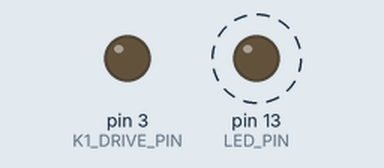
This sketch was run on a simulated Arduino Nano, built with avr-gcc and run on an emulated ATmega328P. On the bench: output pins drawn as LEDs (lit = HIGH). Dashed ring = blinking. What the sketch prints to the serial monitor is not drawn.

Above: at 0.3 s.
Timing chart, 0 to 3.1 s (numbered marks = the images above):
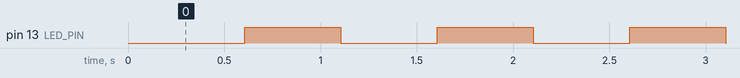

The sketch:

nano_bringup.ino
```cpp
/*
 * HelmKit Mk0 — sprint 0.3 firmware bring-up (HARDENING PASS)
 * Target: Arduino Nano v3 (ATmega328P, 16 MHz)
 * Role:   B-PWR safety MCU (per docs/sprint_0.2_circuit_spec.md §3.3.2)
 *
 * This file implements the FOUR-BELT safety model declared in
 * firmware/SAFETY.md. Even at bring-up, the kill relay K1 must
 * stay de-energized through any single fault:
 *
 *   Belt 1 — explicit:    K1_DRIVE (D3) initialized OUTPUT LOW
 *                         before setup() returns. Bring-up never
 *                         raises it. See §6.5.5.
 *   Belt 2 — implicit:    All other §3.3.2 platform pins set to
 *                         INPUT_PULLUP so stray bridges read HIGH
 *                         instead of glitching outputs.
 *   Belt 3 — temporal:    Watchdog timer enabled at 2 s. Any hang
 *                         >2 s resets to belt 1's safe state.
 *   Belt 4 — observable:  MCUSR is read and reported at every
 *                         boot. We know whether the last reset
 *                         was WDT / BOD / external / power-on.
 *
 * Banned in this file (and across firmware/):
 *   - String class       (heap fragmentation)
 *   - malloc/free        (heap on a safety MCU is forbidden)
 *   - float in ISR       (slow, non-deterministic)
 *   - delay() in loop    (blocks WDT pet path; allowed only in setup)
 *
 * Acceptance for sprint 0.3 (phase 2 — hardening):
 *   - Compiles clean with `arduino-cli compile`
 *   - WDT enabled at boot (verify by inserting a 3 s busy-loop;
 *     chip should reset and report WDRF in the MCUSR snapshot)
 *   - K1_DRIVE (D3) measured LOW from setup() onward
 *   - Structured heartbeat frame on Serial @ 115200 (see PROTOCOL.md)
 *   - tools/heartbeat_smoketest.py exits 0 against live serial
 */

#include <Arduino.h>
#include <avr/wdt.h>

// ---- build identity ----------------------------------------------------
// BUILD_ID is injected at compile time via -DBUILD_ID="<hash>" from the
// build script. If absent (e.g. raw arduino-cli compile without the
// wrapper), fall back to "dev" so the firmware still names itself.
#ifndef BUILD_ID
#define BUILD_ID "dev"
#endif
#define FW_PROTO_VERSION "HKMK0"

// ---- pin map (mirrors docs/sprint_0.2_circuit_spec.md §3.3.2) ----------
// Bring-up firmware uses NONE of these pins functionally. They are
// declared here so setup() can drive them to their fail-safe state
// (belt 1 + belt 2). When sprint 0.3a wires K1_DRIVE_PIN HIGH inside
// the safety state machine, that line MUST cite §6.5.5 in a comment.
static const uint8_t LED_PIN        = LED_BUILTIN;  // D13, on-board LED
static const uint8_t K1_DRIVE_PIN   = 3;            // D3, K1 relay coil (§6.5.5)
static const uint8_t SAFETY_N_PIN   = 2;            // D2, SAFETY_n bus (§3.3.2)
static const uint8_t BUZZER_PIN     = 4;            // D4, audible alarm (§7 row 5)
static const uint8_t LED_RED_PIN    = 5;            // D5, HV/coil-armed (§5.6)
static const uint8_t LED_AMBER_PIN  = 6;            // D6, watchdog-OK (§5.6)
static const uint8_t LED_GREEN_PIN  = 7;            // D7, session-active (§5.6)
static const uint8_t FAN_DRIVE_PIN  = 8;            // D8, Mk0.5 fan (§5.9.3)
// A4 = SDA, A5 = SCL — Wire owns them when initialized. Not init'd here.

// ---- heartbeat protocol (see firmware/PROTOCOL.md) ---------------------
// Frame:  HKMK0|<ms>|<tick>|<mcusr_hex>|<freeram>|<buildid>|<crc8>\n
//
// All fields ASCII, '|' separated, terminated by '\n'. CRC-8 is computed
// over the body (everything before the final '|<crc8>') with the
// Dallas/Maxim polynomial 0x31, init 0x00, no reflection. Two-hex-char
// uppercase output. Sprint 0.5 Pi 4 host validates the frame.
static const unsigned long HEARTBEAT_PERIOD_MS  = 1000;
static const unsigned long BLINK_HALF_PERIOD_MS = 500;   // 1 Hz blink
static const uint8_t       WDT_TIMEOUT_CODE     = WDTO_2S;

// ---- module state ------------------------------------------------------
static uint8_t        g_mcusr_snapshot = 0;
static unsigned long  g_last_blink_ms  = 0;
static unsigned long  g_last_beat_ms   = 0;
static unsigned long  g_tick           = 0;
static bool           g_led_state      = false;

// ---- helpers -----------------------------------------------------------

// Free-RAM estimate on AVR: gap between heap top and current stack
// pointer. Returns a conservative byte count. Safe to call from main
// context; not safe from ISR.
static int freeRamBytes() {
  extern int __heap_start;
  extern int *__brkval;
  int v;
  return (int)&v - (__brkval == 0 ? (int)&__heap_start : (int)__brkval);
}

// Dallas/Maxim CRC-8, polynomial 0x31, init 0x00. Suitable for short
// ASCII frames. Constant-time per byte, no table (saves ~256 B flash).
static uint8_t crc8(const char *data, size_t len) {
  uint8_t crc = 0x00;
  for (size_t i = 0; i < len; i++) {
    crc ^= (uint8_t)data[i];
    for (uint8_t b = 0; b < 8; b++) {
      if (crc & 0x80) crc = (uint8_t)((crc << 1) ^ 0x31);
      else            crc = (uint8_t)(crc << 1);
    }
  }
  return crc;
}

// Drive every §3.3.2 platform pin to its documented fail-safe state.
// This is belt 1 (K1 explicit) + belt 2 (everything else high-Z'd via
// INPUT_PULLUP). Called from setup() AND safe to call again from any
// future FAULT handler.
static void enforceFailSafePins() {
  // Belt 1 — K1 relay coil driver: OUTPUT LOW. Kill switch de-energized.
  // §6.5.5: K1 is FAIL-OPEN; LOW on the driver = coil de-energized =
  // 12V_RAIL contacts open = downstream loads disconnected.
  pinMode(K1_DRIVE_PIN, OUTPUT);
  digitalWrite(K1_DRIVE_PIN, LOW);

  // Belt 2 — every other platform-bus pin set INPUT_PULLUP. A stray
  // solder bridge or probe touch reads HIGH, never glitches an output.
  pinMode(SAFETY_N_PIN,   INPUT_PULLUP);  // bus signal, read-only here
  pinMode(BUZZER_PIN,     INPUT_PULLUP);  // §7 — not driven at bring-up
  pinMode(LED_RED_PIN,    INPUT_PULLUP);  // §5.6 — sprint 0.3a wires these
  pinMode(LED_AMBER_PIN,  INPUT_PULLUP);
  pinMode(LED_GREEN_PIN,  INPUT_PULLUP);
  pinMode(FAN_DRIVE_PIN,  INPUT_PULLUP);  // §5.9.3 — Mk0.5 deferral

  // The on-board LED is the ONLY pin this sketch drives functionally.
  pinMode(LED_PIN, OUTPUT);
  digitalWrite(LED_PIN, LOW);
}

// Emit one heartbeat frame. Single call site so the format is enforced
// in one place. Sized buffer; snprintf-truncation-safe.
static void emitHeartbeat() {
  char body[80];
  int n = snprintf(body, sizeof(body),
                   FW_PROTO_VERSION "|%lu|%lu|%02X|%d|%s",
                   (unsigned long)millis(),
                   (unsigned long)g_tick,
                   (unsigned)g_mcusr_snapshot,
                   freeRamBytes(),
                   BUILD_ID);
  if (n <= 0 || n >= (int)sizeof(body)) {
    // Truncation or error — emit a minimal frame so the host parser
    // still sees something (and flags it as malformed via CRC).
    Serial.println(F("HKMK0|err|truncated|||00"));
    return;
  }
  uint8_t c = crc8(body, (size_t)n);
  Serial.print(body);
  Serial.print('|');
  if (c < 0x10) Serial.print('0');
  Serial.println(c, HEX);
}

// ---- watchdog --------------------------------------------------------

// Capture MCUSR as early as possible (gcc .init3 hook, before main()).
// The Optiboot bootloader on a stock Nano clears the WDT enable bit
// before jumping to the application but leaves MCUSR flags intact for
// one read. We snapshot then clear so the next reset reports cleanly.
//
// Belt 4 — observability. Without this, a hung-then-WDT-reset chip
// looks identical to a power-on chip. With this, we know.
void earlyInit() __attribute__((naked, used, section(".init3")));
void earlyInit() {
  g_mcusr_snapshot = MCUSR;
  MCUSR = 0;
  wdt_disable();
}

static inline void wdtPet() { wdt_reset(); }

static void wdtArm() {
  wdt_enable(WDT_TIMEOUT_CODE);
  wdt_reset();
}

// ---- setup / loop ----------------------------------------------------

void setup() {
  // First: pins to fail-safe. Before serial, before WDT, before anything
  // else that could fault. Belt 1 + Belt 2.
  enforceFailSafePins();

  // Then: arm the watchdog. From here on, hanging code resets us. Belt 3.
  wdtArm();

  // Serial last (its buffer setup takes a few ms).
  Serial.begin(115200);
  // delay() allowed in setup per the banned-API list (forbidden only in
  // loop). 100 ms gives the host USB-CDC stack time to enumerate so
  // the first frame isn't lost.
  delay(100);
  wdtPet();

  // Boot banner — human-readable comment lines, NOT heartbeat frames.
  // Host parser ignores any line that doesn't start with FW_PROTO_VERSION '|'.
  Serial.println();
  Serial.print(F("# helmkit-mk0 nano boot build="));
  Serial.print(F(BUILD_ID));
  Serial.print(F(" mcusr=0x"));
  if (g_mcusr_snapshot < 0x10) Serial.print('0');
  Serial.print(g_mcusr_snapshot, HEX);
  Serial.print(F(" ("));
  if (g_mcusr_snapshot & _BV(WDRF))  Serial.print(F("WDT "));
  if (g_mcusr_snapshot & _BV(BORF))  Serial.print(F("BOD "));
  if (g_mcusr_snapshot & _BV(EXTRF)) Serial.print(F("EXT "));
  if (g_mcusr_snapshot & _BV(PORF))  Serial.print(F("POR "));
  Serial.println(F(")"));
  Serial.print(F("# F_CPU="));
  Serial.print((unsigned long)F_CPU);
  Serial.print(F(" Hz  freeRam="));
  Serial.print(freeRamBytes());
  Serial.println(F(" B"));
  Serial.println(F("# protocol=" FW_PROTO_VERSION " (see firmware/PROTOCOL.md)"));

  // Initialize timing so the first heartbeat lands promptly.
  g_last_blink_ms = millis();
  g_last_beat_ms  = millis() - HEARTBEAT_PERIOD_MS + 50;
  wdtPet();
}

void loop() {
  // Pet first thing every iteration. The watchdog only catches hangs
  // INSIDE the body; the body itself must always reach this line.
  wdtPet();

  const unsigned long now = millis();
  // Note: millis() unsigned-wraps at ~49.7 days. The subtractions below
  // are unsigned and wraparound-correct by C arithmetic rules. This is
  // INTENTIONAL — do not "fix" by switching to signed or by adding
  // explicit wrap handling.

  if ((unsigned long)(now - g_last_blink_ms) >= BLINK_HALF_PERIOD_MS) {
    g_last_blink_ms = now;
    g_led_state = !g_led_state;
    digitalWrite(LED_PIN, g_led_state ? HIGH : LOW);
  }

  if ((unsigned long)(now - g_last_beat_ms) >= HEARTBEAT_PERIOD_MS) {
    g_last_beat_ms = now;
    g_tick++;
    emitHeartbeat();
  }

  // No delay() here. Loop spins at ~tens of kHz; WDT pet path is always
  // reached. If a future change introduces a blocking call, the WDT
  // (belt 3) will catch it within WDT_TIMEOUT_CODE.
}
```

Measured:
- by itself, pin 13 (LED_PIN): alternates HIGH for 0.50 s and LOW for 0.50 s
